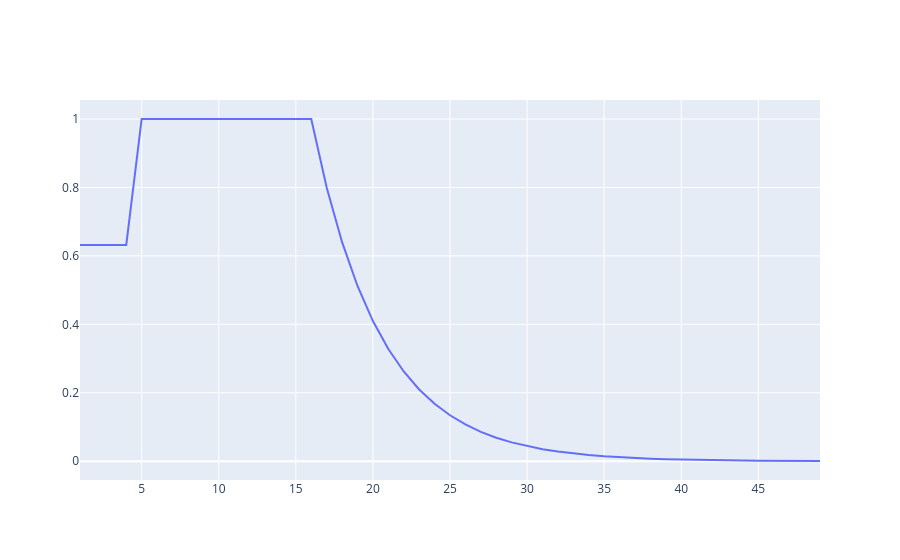

The code cell stored with this chart in its notebook:
### Markdown cell above
#### Plot generation times

### Code cell
fig = go.Figure()

fig.add_trace(
    go.Scatter(
        x=time_from_infec,
        y=generation_times,
        mode='lines',
        name='Generation times',
        showlegend=False,
    )
)

fig.show()

### Figure 1 — Plotly figure (JSON) as saved in the notebook; plotly's stock layout.template omitted (floating-point values rounded to 4 significant figures)
{"data": [{"mode": "lines", "name": "Generation times", "showlegend": false, "type": "scatter", "x": [1, 2, 3, 4, 5, 6, 7, 8, 9, 10, 11, 12, 13, 14, 15, 16, 17, 18, 19, 20, 21, 22, 23, 24, 25, 26, 27, 28, 29, 30, 31, 32, 33, 34, 35, 36, 37, 38, 39, 40, 41, 42, 43, 44, 45, 46, 47, 48, 49], "y": [0.6321, 0.6321, 0.6321, 0.6321, 1, 1, 1, 1, 1, 1, 1, 1, 1, 1, 1, 1, 0.8, 0.64, 0.512, 0.4096, 0.3277, 0.2621, 0.2097, 0.1678, 0.1342, 0.1074, 0.0859, 0.06872, 0.05498, 0.04398, 0.03518, 0.02815, 0.02252, 0.01801, 0.01441, 0.01153, 0.009223, 0.007379, 0.005903, 0.004722, 0.003778, 0.003022, 0.002418, 0.001934, 0.001547, 0.001238, 0.0009904, 0.0007923, 0.0006338, 0.0005071, 0.0004056, 0.0003245, 0.0002596, 0.0002077, 0.0001662, 0.0001329, 0.0001063, 8.507e-05, 6.806e-05, 5.445e-05, 4.356e-05, 3.484e-05, 2.788e-05, 2.23e-05, 1.784e-05, 1.427e-05, 1.142e-05, 9.134e-06, 7.308e-06, 5.846e-06]}], "layout": {}}
